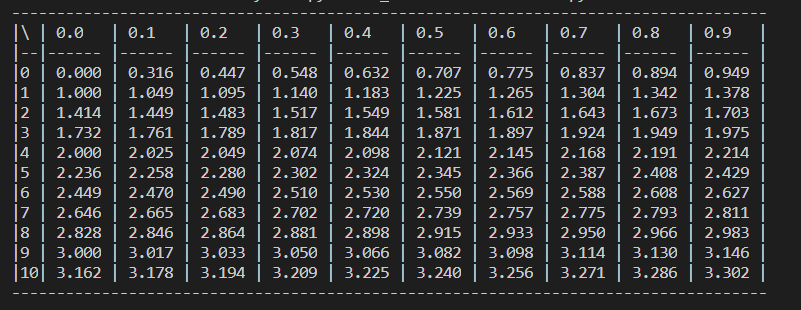
#> input picture resources/2.bmp, 801 x 310 px, found by its file name
$ python 'test pil.py'
#> lines starting #> are read from the running program, lines starting #| are printed output that depends on the picture
from PIL import Image

im = Image.open( "resources/2.bmp","r" )
#> im is the input picture: PIL image 801x310 RGB; mean R, G, B 47.1, 47.3, 47.7
orgsize = im.size
#> orgsize = (801, 310)

# 演示resize
im2 = im.resize((int(orgsize[0]/2), int(orgsize[1]/2)), 3 )
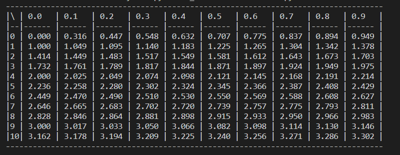
#> im2: PIL image 400x155 RGB; mean R, G, B 47.1, 47.3, 47.7
im2.save( "resources/2_resize.jpg")

# 演示旋转
im3 = im2.rotate(45)
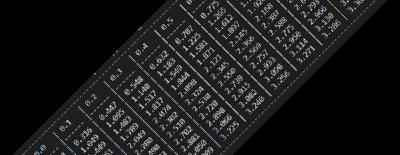
#> im3: PIL image 400x155 RGB; mean R, G, B 26.7, 26.8, 26.9
im3.save("resources/2_rotate.jpg")
